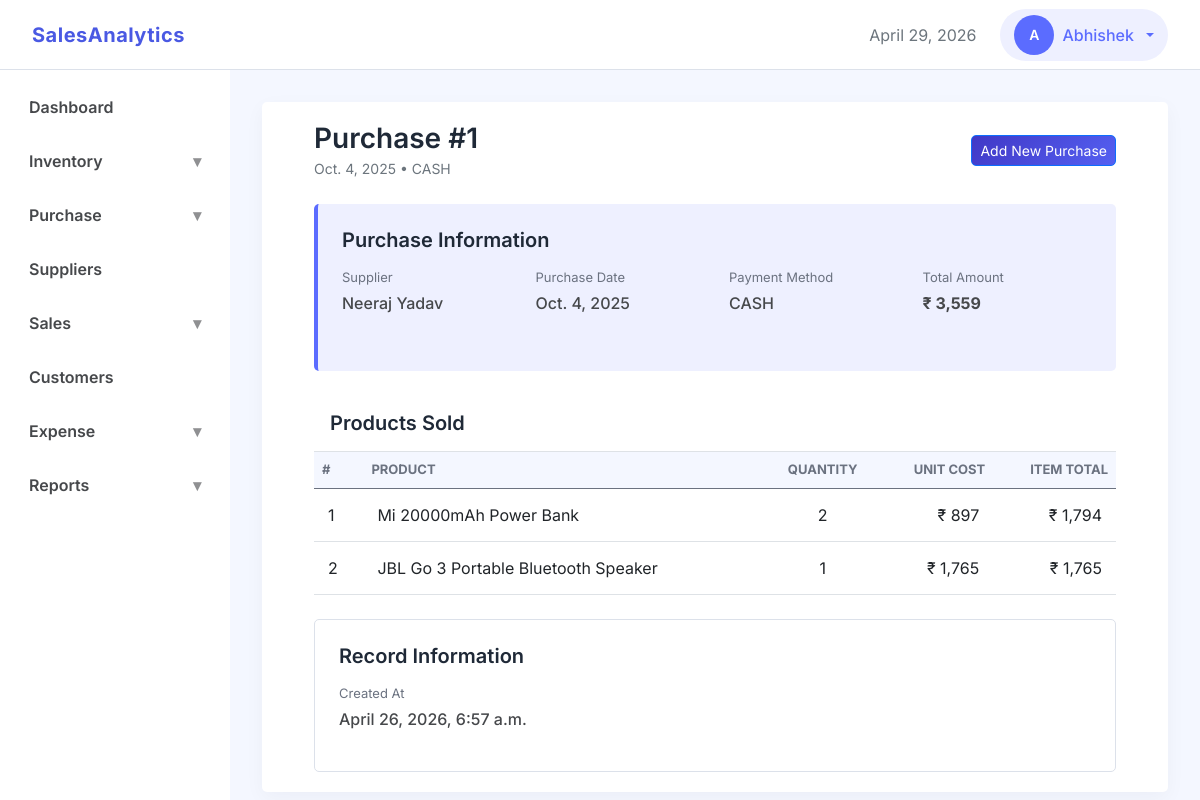
Screenshot of /purchases/success/1 (signed in) with the database file from the repository.
### accounts/models.py (models this page shows, shortened)
class User(AbstractUser):
    username = None # Remove username
    first_name = models.CharField(max_length=150)
    email = models.EmailField(unique=True)
    created_at = models.DateTimeField(auto_now_add=True)
    updated_at = models.DateTimeField(auto_now=True)
    USERNAME_FIELD = 'email'
    REQUIRED_FIELDS = []
    objects = UserManager() # Attach Manager

### purchases/models/purchases.py (models this page shows, shortened)
class Purchase(models.Model):
    class PaymentMethod(models.TextChoices):
        CASH = 'cash', 'Cash'
        CARD = 'card', 'Card'
        UPI = 'upi', 'UPI'
    supplier = models.ForeignKey(
        'purchases.Supplier',
        on_delete=models.SET_NULL,
        null=True,
        db_index=True,
        related_name='purchases'
        )
    purchase_date = models.DateField(db_index=True, default=localdate)
    total_amount = models.DecimalField(
        max_digits=12,
        decimal_places=2,
        validators=[MinValueValidator(1)]
        )
    payment_method = models.CharField(
        max_length=20,
        choices=PaymentMethod.choices,
        default=PaymentMethod.CASH
        )
    business = models.ForeignKey('business.Business', on_delete=models.CASCADE, related_name='purchases')
    created_by = models.ForeignKey('accounts.User', on_delete=models.SET_NULL, null=True, blank=True, related_name='created_purchases')
    created_at = models.DateTimeField(auto_now_add=True)
    updated_at = models.DateTimeField(auto_now=True)

class PurchaseItem(models.Model):
    purchase = models.ForeignKey(
        Purchase,
        on_delete=models.CASCADE,
        related_name='items'
        )
    product = models.ForeignKey(
        'inventory.Product',
        on_delete=models.PROTECT,
        related_name='purchase_items'
        )
    quantity = models.IntegerField(
        default=1,
        validators=[MinValueValidator(1)]
        )
    unit = models.CharField(
        max_length=20,
        )
    unit_cost = models.DecimalField(
        max_digits=12,
        decimal_places=2,
        validators=[MinValueValidator(0)]
        )
    item_total_cost = models.DecimalField(
        max_digits=12,
        decimal_places=2,
        validators=[MinValueValidator(0)]
        )
    business = models.ForeignKey('business.Business', on_delete=models.CASCADE, related_name='purchase_items')

### purchases/models/suppliers.py (models this page shows, shortened)
class Supplier(models.Model):
    class Meta:
        ordering = ['name']
    name = models.CharField(max_length=100)
    phone = models.CharField(max_length=10, unique=True)
    email = models.EmailField(max_length=100, blank=True)
    address = models.CharField(max_length=200, blank=True)
    business = models.ForeignKey('business.Business', on_delete=models.CASCADE, related_name='suppliers')
    created_at = models.DateTimeField(auto_now_add=True)
    updated_at = models.DateTimeField(auto_now=True)

### inventory/models.py (models this page shows, shortened)
class Product(models.Model):
    class UnitChoices(models.TextChoices):
        PIECE = 'pcs', 'Piece'
        KILOGRAM = 'kg', 'KG'
        LITER = 'l', 'Liter'
        GRAM = 'g', 'Gram'
        METER = 'm', 'Meter'
        BOX = 'box', 'Box'
        PACK = 'pack', 'Pack'
    name = models.CharField(max_length=100)
    description = models.TextField(blank=True)
    sku = models.CharField(max_length=100, unique=True)
    category = models.ForeignKey(
        ProductCategory, on_delete=models.PROTECT,
        db_index=True,
        related_name='products'
        )
    current_avg_cost = models.DecimalField(
        max_digits=12,
        decimal_places=2,
        blank=True,
        null=True
        )
    selling_price = models.DecimalField(
        max_digits=12,
        decimal_places=2
        )
    current_stock = models.IntegerField(
        default=0,
        validators=[MinValueValidator(0)]
        )
    unit = models.CharField(
        max_length=20,
        choices=UnitChoices.choices
        )
    reorder_level = models.IntegerField(
        default=0,
        validators=[MinValueValidator(0)]
        )
    is_active = models.BooleanField(default=True)
    business = models.ForeignKey('business.Business', on_delete=models.CASCADE, related_name='products')
    created_by = models.ForeignKey('accounts.User', on_delete=models.SET_NULL, null=True, blank=True, related_name='created_products')
    created_at = models.DateTimeField(auto_now_add=True)
    updated_at = models.DateTimeField(auto_now=True)

### purchases/views/purchases.py (the view)
# urls.py: path('success/<int:pk>', purchases.PurchaseSuccessView.as_view(), name='purchase_success'),
class PurchaseSuccessView(DetailView):
    model = Purchase
    template_name = 'purchase/purchase_success.html'
    context_object_name = 'purchase'
    def get_queryset(self):
        return Purchase.objects.filter(business_id=get_business_id(self.request))

### core/context_processors.py (called while the page is built)
def user_role(request):
    if request.user.is_authenticated:
        business_id = request.session.get('business_id')
        if business_id:
            membership = Membership.objects.filter(
                business_id=business_id,
                user=request.user
            ).first()
            if membership:
                return {'user_role': membership.role}
    return {'user_role': None}

### dashboard/templatetags/navigation_tags.py (called while the page is built)
@register.simple_tag(takes_context=True)
def active(context, *url_names):
    request = context['request']
    current_url = request.resolver_match.url_name
    if current_url in url_names:
        return 'active'
    return ''

@register.simple_tag(takes_context=True)
def show_menu(context, *url_names):
    request = context['request']
    current_url = request.resolver_match.url_name
    if current_url in url_names:
        return 'show'
    return ''

### purchases/views/purchases.py (called while the page is built)
def get_business_id(request):
    return request.session.get('business_id')

### templates/purchase/purchase_success.html (shortened to what this page needs)
{% extends "base.html" %}
{% load static %}
{% load humanize %}
{% block css_files%}
    <link rel="stylesheet" href="{% static 'css/apps/list.css' %}">
{% endblock %}
{% block content %}
<div class="container-fluid">
    <div class="d-flex justify-content-between align-items-center mb-4">
        <div>
            <h3 class="section-title mb-0">Purchase #{{ purchase.id }}</h3>
            <small class="text-muted">
                {{ purchase.purchase_date }} • {{ purchase.payment_method|upper }}
            </small>
        </div>
        <div class="d-flex gap-2">
            <a href="{% url 'add_purchase' %}" class="btn btn-primary btn-sm">
                Add New Purchase
            </a>
        </div>
    </div>
    <div class="card-soft border-left p-4 mb-4">
        <h5 class="mb-3">Purchase Information</h5>
        <div class="row">
            <div class="col-md-3 mb-3">
                <p class="info-label">Supplier</p>
                <p class="info-value">
                    {{ purchase.supplier.name }}
                </p>
            </div>
            <div class="col-md-3 mb-3">
                <p class="info-label">Purchase Date</p>
                <p class="info-value">{{ purchase.purchase_date }}</p>
            </div>
            <div class="col-md-3 mb-3">
                <p class="info-label">Payment Method</p>
                <p class="info-value">
                    {{ purchase.payment_method|upper }}
                </p>
            </div>
            <div class="col-md-3 mb-3">
                <p class="info-label">Total Amount</p>
                <p class="info-value text-bold">
                    ₹ {{ purchase.total_amount|floatformat:0|intcomma }}
                </p>
            </div>
        </div>
    </div>
    <div class="mb-4">
        <div class="p-3 border-bottom">
            <h5 class="mb-0">Products Sold</h5>
        </div>
        <div class="table-responsive">
            <table class="table align-middle table-hover mb-0 data-table">
                <thead>
                    <tr>
                        <th>#</th>
                        <th>Product</th>
                        <th class="text-center">Quantity</th>
                        <th class="text-end">Unit Cost</th>
                        <th class="text-end">Item Total</th>
                    </tr>
                </thead>
                <tbody>
                {% for item in purchase.items.all %}
                <tr>
                    <td>{{ forloop.counter }}</td>
                    <td class="fw-semibold">
                        {{ item.product.name }}
                    </td>
                    <td class="text-center">
                        {{ item.quantity }}
                    </td>
                    <td class="text-end">
                        ₹ {{ item.unit_cost|floatformat:0|intcomma }}
                    </td>
                    <td class="text-end">
                        ₹ {{ item.item_total_cost|floatformat:0|intcomma }}
                    </td>
                </tr>
                {% empty %}
                <tr>
                    <td colspan="6" class="text-center py-4 text-muted">
                        No items found
                    </td>
                </tr>
                {% endfor %}
                </tbody>
            </table>
        </div>
    </div>
    <div class="custom-card p-4">
        <h5 class="mb-3">Record Information</h5>
        <div class="row">
            <div class="col-md-6">
                <p class="info-label">Created At</p>
                <p class="info-value">{{ purchase.created_at }}</p>
            </div>
        </div>
    </div>
</div>
{% endblock %}

### templates/partials/navbar.html (shortened to what this page needs)
<nav class="navbar custom-navbar d-flex justify-content-between align-items-center">
    <div class="d-flex align-items-center gap-4">
        <a class="navbar-brand" href="{% url 'dashboard' %}">SalesAnalytics</a>
    </div>
    <div class="d-flex align-items-center gap-4">
        <span class="text-muted" id="nav-date"></span>
        {% if user.is_authenticated %}
            <div class="dropdown">
                <button class="btn admin-btn dropdown-toggle d-flex align-items-center gap-2"
                        data-bs-toggle="dropdown"
                        aria-expanded="false">
                    <div class="avatar">{{ user.first_name|default:user.email|slice:':1'|upper }}</div>
                    <span>{{ user.first_name }}</span>
                </button>
            </div>
        {% else %}
            <div>
                <a class="btn btn-primary me-2" href="{% url 'signin' %}">Sign In</a>
                <a class="btn btn-outline-primary" href="{% url 'signup' %}">Sign Up</a>
            </div>
        {% endif %}
    </div>
</nav>

### static/css/base.css (style rules this page uses)
:root { --clr-primary: #5b6cff; --clr-secondary: #4038c6; --clr-primary-hover: #4a59e3; --clr-primary-medium: #dbdffc; --clr-primary-soft: #eef0ff; --clr-accent: #00c2ff; --primary-gradient: linear-gradient(135deg, var(--clr-secondary), var(--clr-primary)); --secondary-gradient: linear-gradient(130deg, var(--clr-primary-hover), var(--clr-primary)); --clr-bg-main: #ffffff; --clr-bg-content: #f4f7ff; --clr-bg-btn-secondary: #eaeaea; --clr-bg-components: #f5f7fa; --clr-text-main: #1f2937; --clr-text-medium: #46484b; --clr-text-muted: #6b7280; --clr-text-placeholder: #c4c7cc; --clr-text-light: #fefefc; --clr-border: #dce1ea; --clr-border-light: #e4e7ec; --shadow-soft: 0 6px 20px rgba(17, 24, 39, 0.04); --radius: 5px; --nav-height: 70px; --space-xs: 8px; --space-sm: 12px; --space-md: 16px; --space-lg: 24px; --space-xl: 32px; }
* { box-sizing: border-box; }
body { margin: 0; padding: 0; font-family: "Inter", sans-serif; color: var(--clr-text-main); background: var(--clr-bg-main); -webkit-font-smoothing: antialiased; }
h1, h2, h3, h4, h5 { font-weight: 600; margin-bottom: 0.5rem; }
p { color: var(--clr-text-muted); margin-bottom: 1rem; }
.text-muted { color: var(--clr-text-muted); }
.border-left { border-left: 4px solid var(--clr-primary) !important; }

### static/css/layout.css (style rules this page uses)
.custom-navbar { height: var(--nav-height); background: var(--clr-bg-main); border-bottom: 1px solid var(--clr-border); padding: 0 32px; }
.navbar-brand { font-weight: 700; color: var(--clr-primary); letter-spacing: 0.5px; transition: color 0.5s ease; }
.navbar-brand { color: var(--clr-primary-hover); }
.admin-btn { background: var(--clr-primary-soft); border: none; border-radius: 30px; padding: 6px 14px; font-weight: 500; color: var(--clr-primary); }
.avatar { width: 32px; height: 32px; background: var(--clr-primary); color: #ffffff; font-size: 14px; font-weight: 600; display: flex; align-items: center; justify-content: center; border-radius: 50%; }
.table td { vertical-align: middle; }

### static/css/components.css (style rules this page uses)
.custom-card { background: #ffffff; border-radius: var(--radius); border: 1px solid var(--clr-border); }
.card-soft { background-color: var(--clr-primary-soft); border-radius: var(--radius); height: 100%; }
.info-label { font-size: 13px; color: var(--clr-text-muted); margin-bottom: 4px; }
.text-bold { font-weight: 700 !important; }
.info-value { font-weight: 500; color: var(--clr-text-medium); }
.btn-primary { background: var(--primary-gradient); background-size: 130% 130%; border-radius: var(--radius); transition: background-position 0.5s ease, transform 0.3s ease; }
.avatar { width: 40px; height: 40px; border-radius: 50%; object-fit: cover; }
.table-responsive { overflow: visible; }

### static/css/apps/list.css (style rules this page uses)
.data-table thead { background: var(--clr-bg-content); }
.data-table th { font-size: 13px; text-transform: uppercase; color: var(--clr-text-muted); }
.data-table td { padding: 14px; }

### rows the page displays
User: first_name "A", first_name "Abhishek"
Purchase: id "1", purchase_date "Oct. 4, 2025", payment_method "CASH", supplier.name "Neeraj Yadav", total_amount "3,559", created_at "April 26, 2026, 6:57 a.m."
PurchaseItem: product.name "Mi 20000mAh Power Bank", quantity "2", unit_cost "897", item_total_cost "1,794"
PurchaseItem: product.name "JBL Go 3 Portable Bluetooth Speaker", quantity "1", unit_cost "1,765", item_total_cost "1,765"
